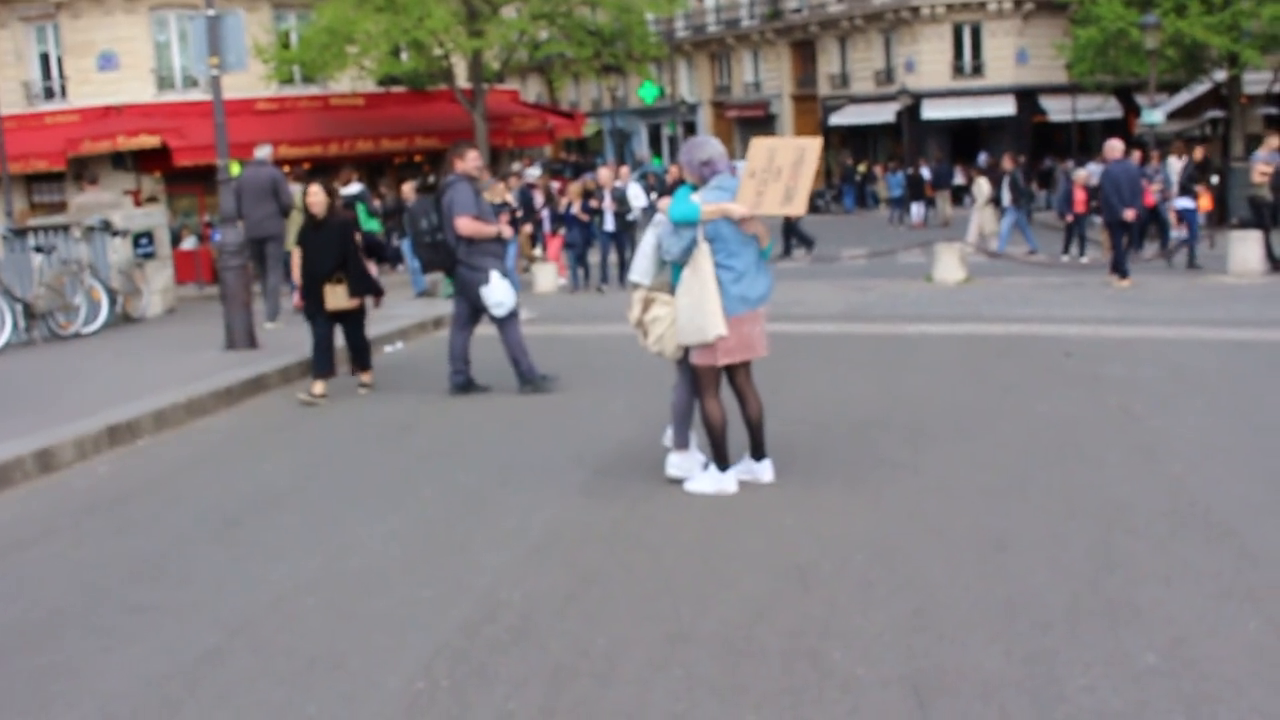
#> input picture frame 20 of openpose-master/examples/media/video.avi, 1280 x 720 px, given in place of W20 Topside Pre-Fabrication Area-1 20231102 0925-0930.mp4, which was not available
$ python VidImprove.py
#> lines starting #> are read from the running program, lines starting #| are printed output that depends on the picture; pictures that were not available may be replaced by others from this repository, and a replacement may not be noted
import cv2
import numpy as np

def preprocess_video(input_video_path, output_video_path):
    try:
        # Open the input video
        cap = cv2.VideoCapture(input_video_path)
        if not cap.isOpened():
            raise IOError("Could not open video file or camera.")

        width = int(cap.get(cv2.CAP_PROP_FRAME_WIDTH))
        height = int(cap.get(cv2.CAP_PROP_FRAME_HEIGHT))
        fps = int(cap.get(cv2.CAP_PROP_FPS))

        fourcc = cv2.VideoWriter_fourcc(*'mp4v')
        out = cv2.VideoWriter(output_video_path, fourcc, fps, (width, height))

        # Loop through video frames
        while True:
            ret, frame = cap.read()
#> frame is the input picture: shape (720, 1280, 3); mean B, G, R 126.8, 125.8, 132.5
            if not ret:
                break

            # Image Enhancement
            clahe = cv2.createCLAHE(clipLimit=2.0, tileGridSize=(8, 8))
            lab = cv2.cvtColor(frame, cv2.COLOR_BGR2LAB)
#> lab: shape (720, 1280, 3); mean of channels 0, 1, 2 135.6, 131.1, 128.8
            l, a, b = cv2.split(lab)
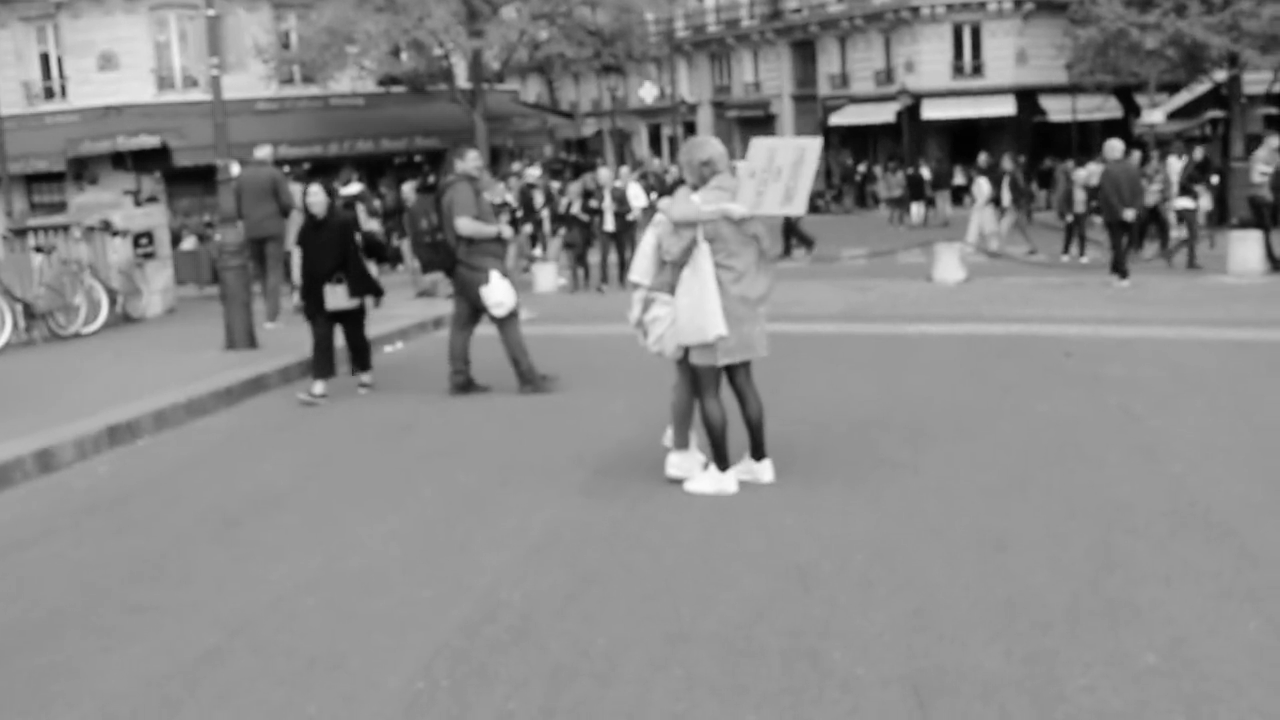
#> l: shape (720, 1280); min 1, max 254, mean 135.6
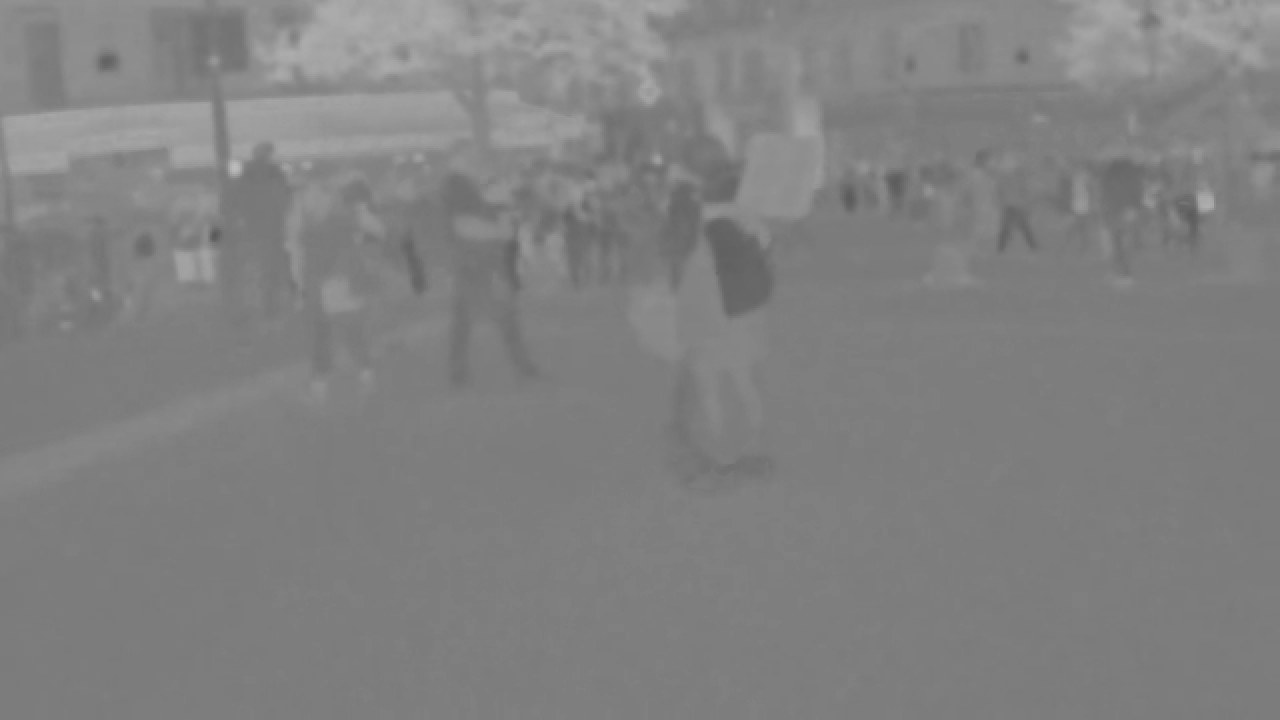
#> b: shape (720, 1280); min 89, max 188, mean 128.8
            cl = clahe.apply(l)
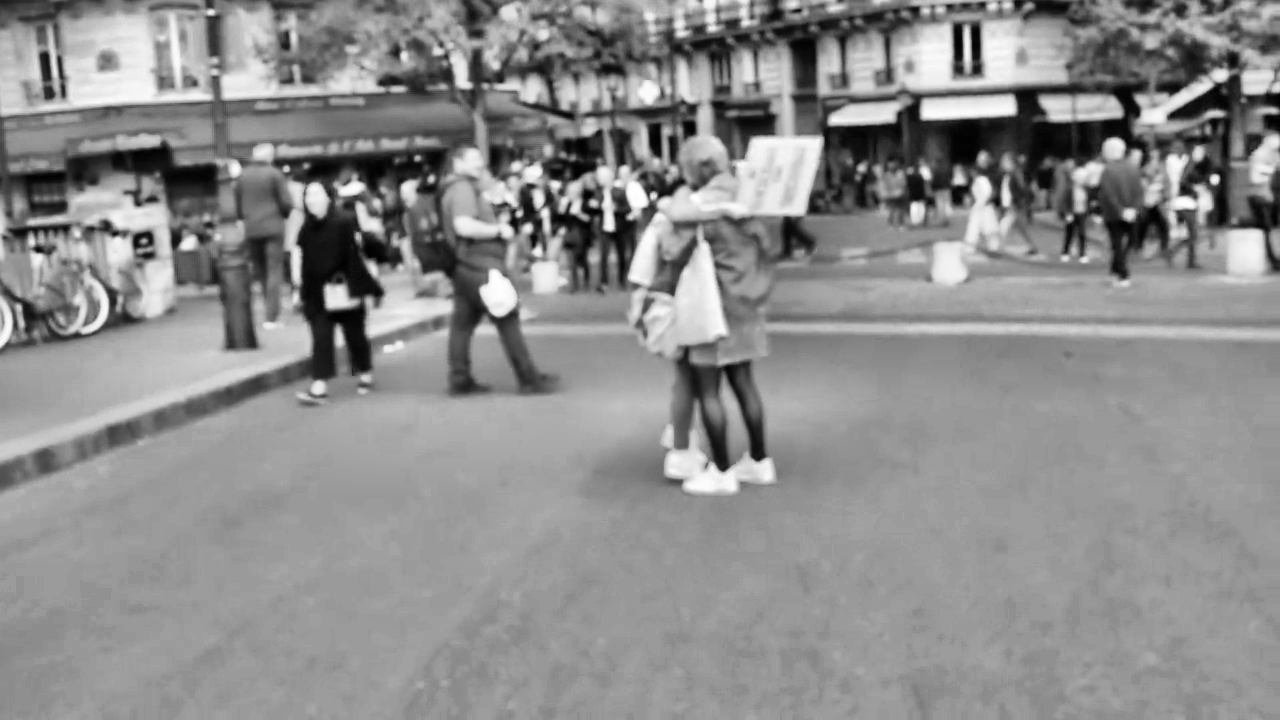
#> cl: shape (720, 1280); min 0, max 255, mean 140.7
            enhanced_frame = cv2.cvtColor(cv2.merge((cl, a, b)), cv2.COLOR_LAB2BGR)
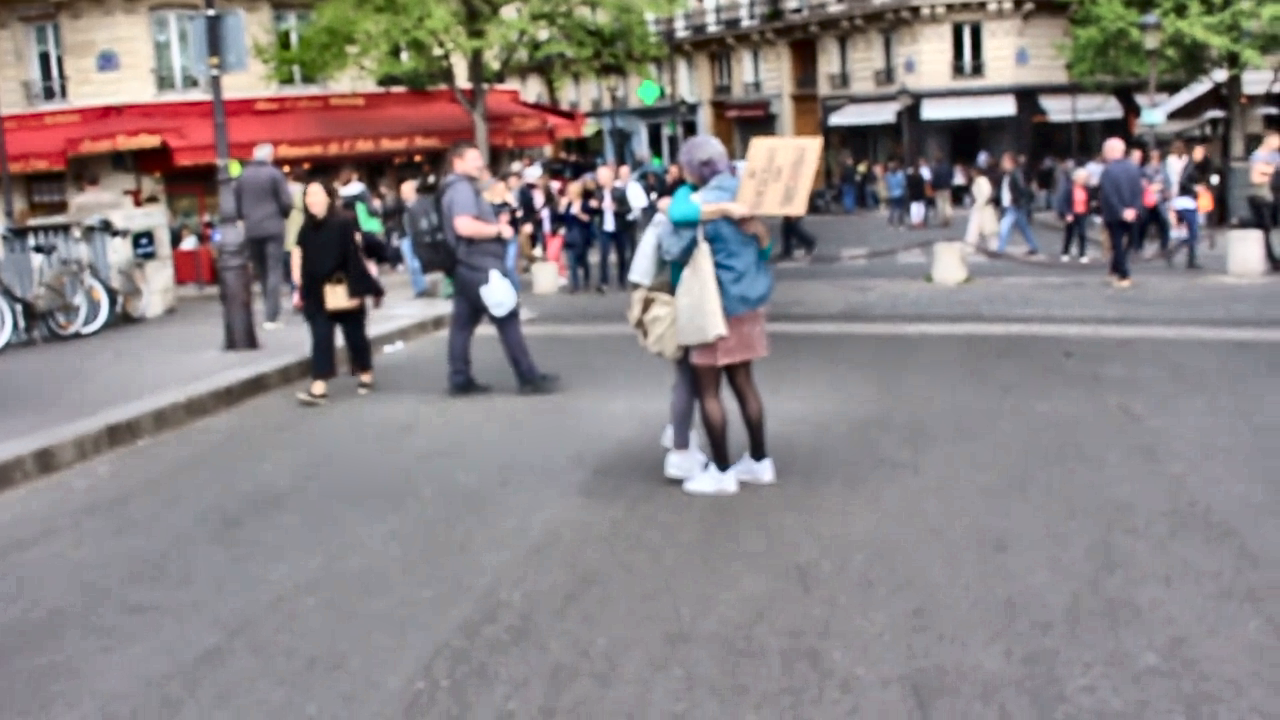
#> enhanced_frame: shape (720, 1280, 3); mean B, G, R 132.5, 131.5, 138.1

            # Noise Reduction
            denoised_frame = cv2.fastNlMeansDenoisingColored(enhanced_frame, None, 10, 10, 7, 21)

            out.write(denoised_frame)

        # Release resources
        cap.release()
        out.release()

    except Exception as e:
        print(f"Error processing video: {e}")
        # Ensure resources are released in case of an error
        if 'cap' in locals() or 'cap' in globals():
            cap.release()
        if 'out' in locals() or 'out' in globals():
            out.release()

if __name__ == "__main__":
    input_video_path = r"c:\Users\Kygo\Desktop\20231102\W20 Topside Pre-Fabrication Area-1 20231102 0925-0930.mp4"
    output_video_path = r"c:\Users\Kygo\Desktop\20231102\W20 Topside Pre-Fabrication Area-1 20231102 0925-0930_new.mp4"
#> (the run stopped early here; a loop or call above may not have finished)
